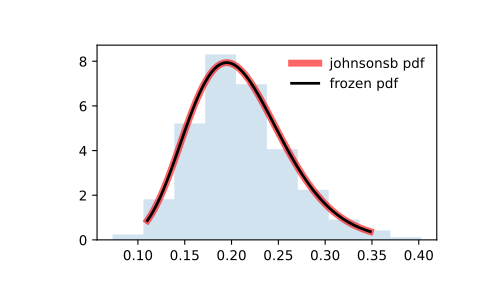

The Python source for this figure:
from scipy.stats import johnsonsb
import matplotlib.pyplot as plt
fig, ax = plt.subplots(1, 1)

# Calculate the first four moments:

a, b = 4.32, 3.18
mean, var, skew, kurt = johnsonsb.stats(a, b, moments='mvsk')

# Display the probability density function (``pdf``):

x = np.linspace(johnsonsb.ppf(0.01, a, b),
                johnsonsb.ppf(0.99, a, b), 100)
ax.plot(x, johnsonsb.pdf(x, a, b),
       'r-', lw=5, alpha=0.6, label='johnsonsb pdf')

# Alternatively, the distribution object can be called (as a function)
# to fix the shape, location and scale parameters. This returns a "frozen"
# RV object holding the given parameters fixed.

# Freeze the distribution and display the frozen ``pdf``:

rv = johnsonsb(a, b)
ax.plot(x, rv.pdf(x), 'k-', lw=2, label='frozen pdf')

# Check accuracy of ``cdf`` and ``ppf``:

vals = johnsonsb.ppf([0.001, 0.5, 0.999], a, b)
np.allclose([0.001, 0.5, 0.999], johnsonsb.cdf(vals, a, b))
# True

# Generate random numbers:

r = johnsonsb.rvs(a, b, size=1000)

# And compare the histogram:

ax.hist(r, density=True, histtype='stepfilled', alpha=0.2)
ax.legend(loc='best', frameon=False)
plt.show()
